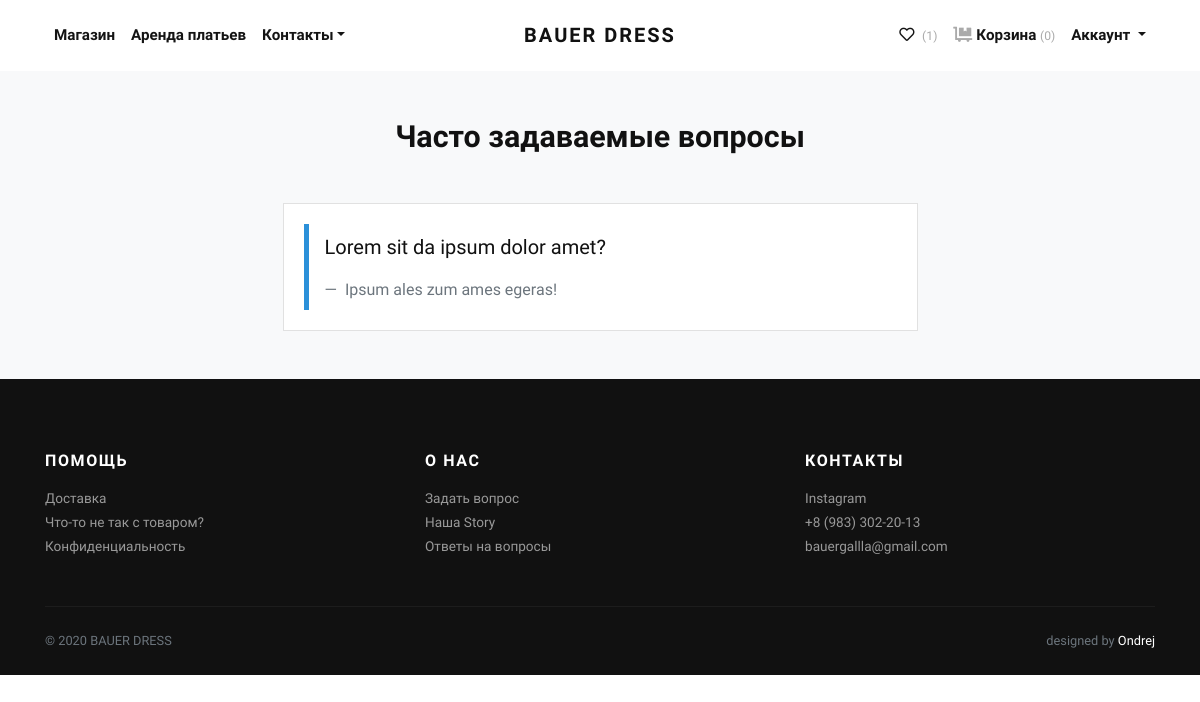
Screenshot of /info/FAQ/ (signed in) with the database file from the repository.
### wishlist/models.py (models this page shows, shortened)
class Wishlist(models.Model):
	user = models.OneToOneField(User, on_delete=models.CASCADE, verbose_name='Пользователь')
	class Meta:
		verbose_name='лист желаний'
		verbose_name_plural='лист желаний'

class WishlistItem(models.Model):
	product = models.ForeignKey(Product, on_delete=models.SET_NULL, null=True, verbose_name='товар')
	wishlist = models.ForeignKey(Wishlist, on_delete=models.CASCADE, related_name='items')
	price = models.DecimalField(max_digits=10, decimal_places=2, verbose_name='Цена')
	product_set = models.ForeignKey(ProductSet, on_delete=models.SET_NULL, null=True, related_name='product_set')
	date = models.DateTimeField(auto_now_add=True, verbose_name='Дата добавления')
	quantity = models.PositiveIntegerField(default=1, verbose_name='Количество')
	status_bought = models.BooleanField("Добавлен в корзину", default=False)
	class Meta:
		verbose_name='желание'
		verbose_name_plural='желания'

### information/models.py (models this page shows, shortened)
class OftenQuestion(models.Model):
	question = RichTextField(blank=False, null=True, verbose_name='Вопрос')
	response = RichTextField(blank=False, null=True, verbose_name='ответ')
	created = models.DateTimeField(auto_now_add=True, null=True)
	updated = models.DateTimeField(auto_now=True)
	class Meta:
		verbose_name = 'часто задаваемый вопрос'
		verbose_name_plural = 'часто задаваемые вопросы'

### information/views.py (the view)
# urls.py: path('FAQ/', views.QuestionListView.as_view(), name='faq'),
class QuestionListView(generic.ListView):
	model = OftenQuestion
	template_name = 'information/faq.html'
	context_object_name = 'questions'
	def get_queryset(self):
		return OftenQuestion.objects.filter(response__isnull=False).order_by('-updated')

### cart/cart.py (called while the page is built)
	def __len__(self):
		return sum(item['quantity'] for item in self.cart.values())

### cart/context_processors.py (called while the page is built)
def cart(request):
    return {'cart': Cart(request)}

### information/context_processors.py (called while the page is built)
def categories(request):
    return {
       'categories': Category.objects.all(),
    }

### wishlist/context_processors.py (called while the page is built)
def wishlist(request):
	if request.user.is_authenticated:
		try:
			wishlist = Wishlist.objects.get(user=request.user)
		except ObjectDoesNotExist:
			wishlist = Wishlist.objects.create(user=request.user)
		return {'wishlist': wishlist}
	else:
		return {'wishlist': None}

### information/templates/information/faq.html (shortened to what this page needs)
{% extends 'shop/base.html' %}
{% block content %}
<main class="main-content-wrapper">
    <div class="error-area pt--90 pt-xl--70 pb--120 pb-xl--100 pb-lg--95 pb-sm--90">
        <div class="container">
            <div class="row justify-content-center">
                <div class="col-xl-7 col-lg-8 text-center">
                    <div class="information">
                        <h2 class="mt-5">Часто задаваемые вопросы</h2>
                        {% for question in questions %}
                        <div class="card mb-5 mt-5">
                          <div class="card-body text-left">
                            <blockquote class="blockquote mb-0">
                              {% autoescape off %}
                                {{ question.question }}
                              {% endautoescape %}
                              <footer class="blockquote-footer mt-3">
                                {% autoescape off %}
                                  {{ question.response }}
                                {% endautoescape %}
                            </footer>
                            </blockquote>
                          </div>
                        </div>
                        {% endfor %}
                    </div>
                </div>
            </div>
        </div>
    </div>
</main>
{% endblock %}

### shop/templates/shop/account_nav.html (shortened to what this page needs)
{% load static %}
<ul class="navbar-nav ml-auto">
  {% if user.is_authenticated %}
  <li class="nav-item">
    <a class="nav-link" href="{% url 'wishlist:index' %}">
      <i class="far fa-heart mr-1"></i>
      <small class="text-gray">
        {% if wishlist.items.all %}
          ({{ wishlist.items.all|length }})
        {% else %}
          (0)
        {% endif %}
      </small>
    </a>
  </li>
  {% endif %}
  <li class="nav-item">
    <a class="nav-link" href="{% url 'cart:cart_detail' %}">
      <i class="fas fa-dolly-flatbed mr-1 text-gray"></i>Корзина
      <small class="text-gray">
        {% if cart %}
          {% with total_items=cart|length %}
            ({{ total_items }})
          {% endwith %}
        {% else %}
          (0)
        {% endif %}
      </small>
    </a>
  </li>
  <li class="nav-item dropdown">
    <a class="nav-link dropdown-toggle" href="#" id="navbarDropdown" role="button" data-toggle="dropdown" aria-haspopup="true" aria-expanded="false">
      Аккаунт
    </a>
  </li>
</ul>

### shop/static/shop/css/style.blue.css (style rules this page uses)
.text-gray { color: #aaa !important; }
.navbar-light .navbar-nav .nav-link { color: rgba(17, 17, 17, 0.99); font-weight: 800; font-size: 0.95rem; transition: all 0.3s; }
body { font-family: "Libre Franklin", sans-serif; font-size: 1rem; font-weight: 400; line-height: 1.5; color: #111111; background-color: #fff; }
a { color: #2b90d9; text-decoration: none; }
h1, h2, h3, h4, h5, h6, .h1, .h2, .h3, .h4, .h5, .h6 { margin-bottom: 0.5rem; font-family: inherit; font-weight: 900; line-height: 1.2; color: inherit; }
h2, .h2 { font-size: 1.9rem; }
small, .small { font-size: 80%; font-weight: 400; }
.blockquote { padding: 0.5rem 1rem; margin-bottom: 2rem; font-size: 1.25rem; border-left: 5px solid #2b90d9; }
.blockquote-footer { color: #6c757d; }
.blockquote-footer::before { content: "\2014 \00A0"; }
.nav-link { padding: 0.5rem 1rem; }
.card { background-color: #fff; border: 1px solid rgba(17, 17, 17, 0.125); border-radius: 0; }
.card-body { padding: 1.25rem; }

### rows the page displays
Wishlist: items.all|length "1"
OftenQuestion: question "Lorem sit da ipsum dolor amet?", response "Ipsum ales zum ames egeras!"
